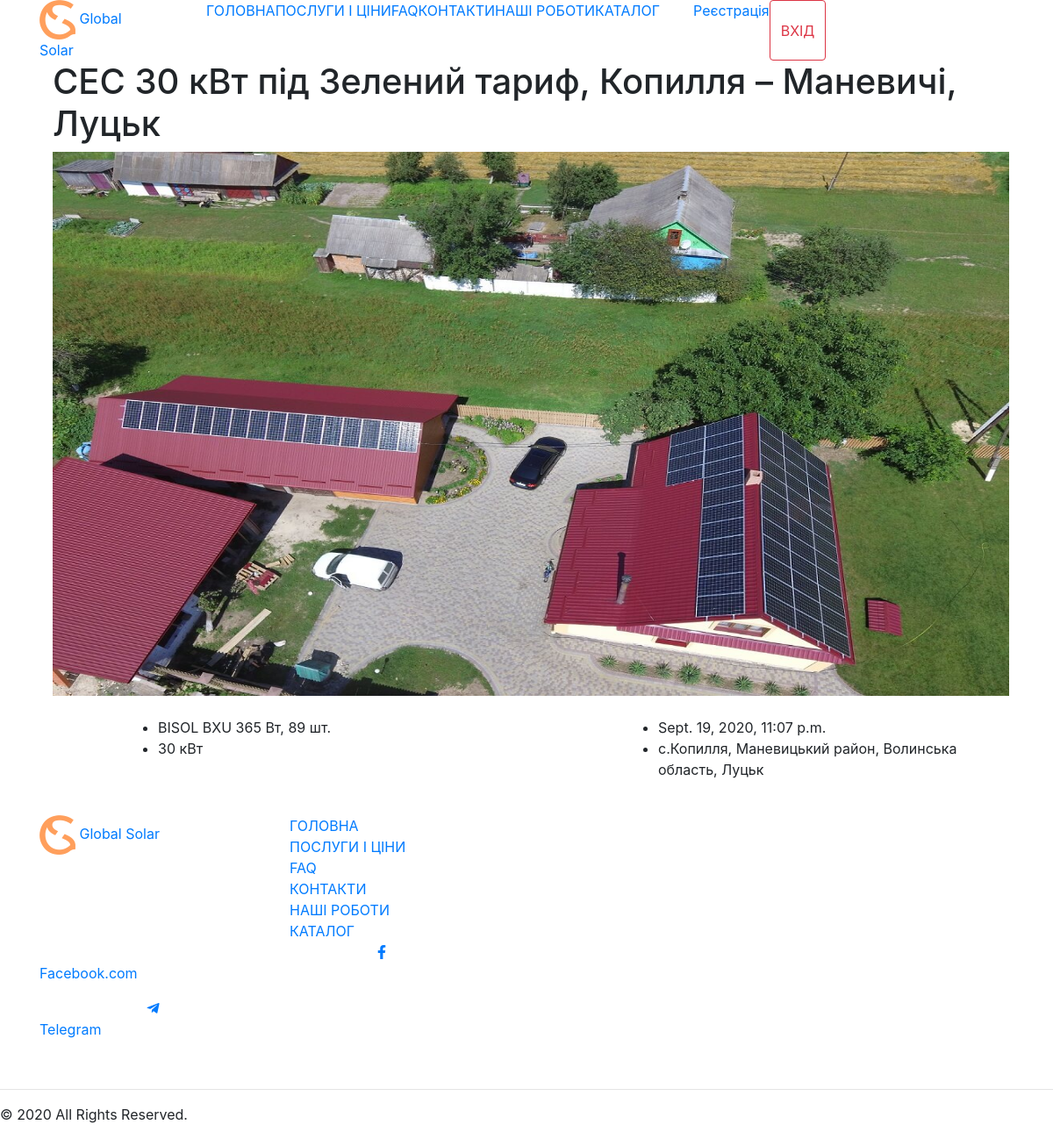
The page /portfolio/1 on the database its author committed.
### portfolio/models.py (models this page shows, shortened)
class Portfolio(models.Model):
    title = models.CharField(max_length=250)
    product_type = models.CharField(max_length=250, blank=True)
    amount = models.IntegerField(blank=True, null=True)
    voltage = models.IntegerField()
    list_date = models.DateTimeField(default=datetime.now)
    address = models.CharField(max_length=250, blank=True)
    is_published = models.BooleanField(default=True)
    photo_0 = models.ImageField(upload_to="photos/%Y/%m/%d/")

### portfolio/views.py (the view)
# urls.py: path('<int:work_id>', views.work, name="work"),
def work(request, work_id):
    work = get_object_or_404(Portfolio, pk=work_id)
    context = {
        'work': work
    }
    return render(request, 'pages/one_work.html', context)

### templates/pages/one_work.html (shortened to what this page needs)
{% extends 'base.html' %} {% load static %} {% block content %}
<main>
  <div class="container-fluid one">
    <div class="container">
      <div class="img col-12">
        <h1>{{work.title}}</h1>
        <img width="1090" height="620" src="{{work.photo_0.url}}" />
      </div>
      <div class="row">
        <div class="col-xl-5 col-md-5 offset-md-1 my-md-4">
          <ul class="green_disc panels_param">
            <li>{{work.product_type}}, {{work.amount}} шт.</li>
            <li>{{work.voltage}} кВт</li>
          </ul>
        </div>
        <div class="col-xl-5 col-md-5 offset-md-1 my-md-4">
          <ul class="green_disc panels_param">
            <li>{{work.list_date}}</li>
            <li>{{work.address}}</li>
          </ul>
        </div>
      </div>
    </div>
  </div>
</main>
{% endblock %}

### rows shown on the page
Portfolio: title "СЕС 30 кВт під Зелений тариф, Копилля – Маневичі, Луцьк", photo_0 (picture), product_type "BISOL BXU 365 Вт", amount "89", voltage "30", list_date "Sept. 19, 2020, 11:07 p.m.", address "с.Копилля, Маневицький район, Волинська область, Луцьк"
